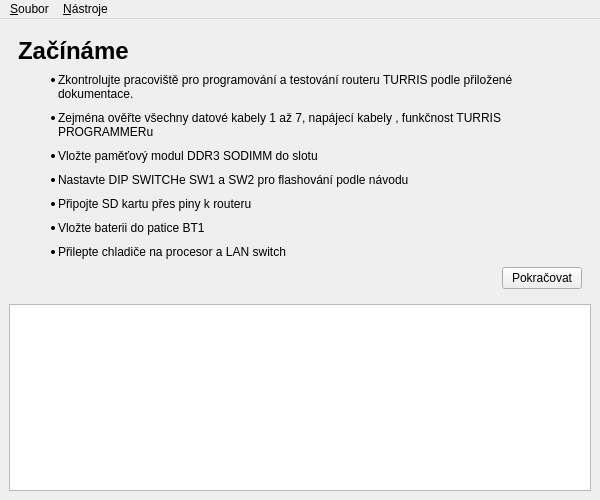
<?xml version="1.0" encoding="UTF-8"?>
<ui version="4.0">
 <class>Installer</class>
 <widget class="QMainWindow" name="Installer">
  <property name="geometry">
   <rect>
    <x>0</x>
    <y>0</y>
    <width>600</width>
    <height>500</height>
   </rect>
  </property>
  <property name="windowTitle">
   <string>Instalátor</string>
  </property>
  <widget class="QWidget" name="centralwidget">
   <layout class="QVBoxLayout" name="verticalLayout">
    <item>
     <widget class="QStackedWidget" name="stackedWidget">
      <property name="enabled">
       <bool>true</bool>
      </property>
      <widget class="QWidget" name="startPage">
       <layout class="QVBoxLayout" name="verticalLayout_2">
        <item>
         <widget class="QLabel" name="label_2">
          <property name="text">
           <string>&lt;html&gt;&lt;head/&gt;&lt;body&gt;&lt;p&gt;&lt;span style=&quot; font-size:xx-large; font-weight:600;&quot;&gt;Začínáme&lt;/span&gt;&lt;/p&gt;&lt;/body&gt;&lt;/html&gt;</string>
          </property>
         </widget>
        </item>
        <item>
         <widget class="QLabel" name="label_8">
          <property name="sizePolicy">
           <sizepolicy hsizetype="Preferred" vsizetype="Preferred">
            <horstretch>1</horstretch>
            <verstretch>1</verstretch>
           </sizepolicy>
          </property>
          <property name="text">
           <string>&lt;html&gt;&lt;head/&gt;&lt;body&gt;&lt;ul style=&quot;margin-top: 0px; margin-bottom: 0px; margin-left: 0px; margin-right: 0px; -qt-list-indent: 1;&quot;&gt;&lt;li style=&quot; margin-top:12px; margin-bottom:10px; margin-left:0px; margin-right:0px; -qt-block-indent:0; text-indent:0px;&quot;&gt;Zkontrolujte pracoviště pro programování a testování routeru TURRIS podle přiložené dokumentace. &lt;/li&gt;&lt;li style=&quot; margin-top:0px; margin-bottom:10px; margin-left:0px; margin-right:0px; -qt-block-indent:0; text-indent:0px;&quot;&gt;Zejména ověřte všechny datové kabely 1 až 7, napájecí kabely , funkčnost TURRIS PROGRAMMERu &lt;/li&gt;&lt;li style=&quot; margin-top:0px; margin-bottom:10px; margin-left:0px; margin-right:0px; -qt-block-indent:0; text-indent:0px;&quot;&gt;Vložte paměťový modul DDR3 SODIMM do slotu&lt;/li&gt;&lt;li style=&quot; margin-top:0px; margin-bottom:10px; margin-left:0px; margin-right:0px; -qt-block-indent:0; text-indent:0px;&quot;&gt;Nastavte DIP SWITCHe SW1 a SW2 pro flashování podle návodu&lt;/li&gt;&lt;li style=&quot; margin-top:0px; margin-bottom:10px; margin-left:0px; margin-right:0px; -qt-block-indent:0; text-indent:0px;&quot;&gt;Připojte SD kartu přes piny k routeru&lt;/li&gt;&lt;li style=&quot; margin-top:0px; margin-bottom:10px; margin-left:0px; margin-right:0px; -qt-block-indent:0; text-indent:0px;&quot;&gt;Vložte baterii do patice BT1&lt;/li&gt;&lt;li style=&quot; margin-top:0px; margin-bottom:12px; margin-left:0px; margin-right:0px; -qt-block-indent:0; text-indent:0px;&quot;&gt;Přilepte chladiče na procesor a LAN switch&lt;/li&gt;&lt;/ul&gt;&lt;/body&gt;&lt;/html&gt;</string>
          </property>
          <property name="wordWrap">
           <bool>true</bool>
          </property>
         </widget>
        </item>
        <item>
         <layout class="QHBoxLayout" name="horizontalLayout">
          <item>
           <spacer name="horizontalSpacer">
            <property name="orientation">
             <enum>Qt::Horizontal</enum>
            </property>
            <property name="sizeHint" stdset="0">
             <size>
              <width>40</width>
              <height>20</height>
             </size>
            </property>
           </spacer>
          </item>
          <item>
           <widget class="QPushButton" name="startToScan">
            <property name="text">
             <string>Pokračovat</string>
            </property>
           </widget>
          </item>
         </layout>
        </item>
       </layout>
      </widget>
      <widget class="QWidget" name="stepScan">
       <layout class="QVBoxLayout" name="verticalLayout_3">
        <item>
         <widget class="QLabel" name="label_3">
          <property name="text">
           <string>&lt;h1&gt;Scan&lt;/h1&gt;</string>
          </property>
         </widget>
        </item>
        <item>
         <widget class="QLabel" name="label_5">
          <property name="sizePolicy">
           <sizepolicy hsizetype="Preferred" vsizetype="Preferred">
            <horstretch>1</horstretch>
            <verstretch>1</verstretch>
           </sizepolicy>
          </property>
          <property name="text">
           <string>&lt;html&gt;&lt;head/&gt;&lt;body&gt;&lt;ul style=&quot;margin-top: 0px; margin-bottom: 0px; margin-left: 0px; margin-right: 0px; -qt-list-indent: 1;&quot;&gt;&lt;li style=&quot; margin-top:12px; margin-bottom:10px; margin-left:0px; margin-right:0px; -qt-block-indent:0; text-indent:0px;&quot;&gt;Nalepte na konektor CN3 malý štítek a odstřihněte z kotouče velké štítky, které přiložte k programované desce. &lt;/li&gt;&lt;li style=&quot; margin-top:0px; margin-bottom:12px; margin-left:0px; 
margin-right:0px; -qt-block-indent:0; text-indent:0px;&quot;&gt;Sejměte čárový kód nalepený na LAN konektoru desky routeru TURRIS. &lt;/li&gt;&lt;/ul&gt;&lt;/body&gt;&lt;/html&gt;</string>
          </property>
          <property name="textFormat">
           <enum>Qt::RichText</enum>
          </property>
          <property name="wordWrap">
           <bool>true</bool>
          </property>
         </widget>
        </item>
        <item>
         <layout class="QHBoxLayout" name="horizontalLayout_2">
          <item>
           <widget class="QLabel" name="label_4">
            <property name="text">
             <string>Čárový kód</string>
            </property>
           </widget>
          </item>
          <item>
           <widget class="QLineEdit" name="lineEdit"/>
          </item>
         </layout>
        </item>
        <item>
         <layout class="QHBoxLayout" name="horizontalLayout_3">
          <item>
           <spacer name="horizontalSpacer_2">
            <property name="orientation">
             <enum>Qt::Horizontal</enum>
            </property>
            <property name="sizeHint" stdset="0">
             <size>
              <width>40</width>
              <height>20</height>
             </size>
            </property>
           </spacer>
          </item>
          <item>
           <widget class="QPushButton" name="scanToProgramming">
            <property name="text">
             <string>Spustit programování</string>
            </property>
           </widget>
          </item>
         </layout>
        </item>
       </layout>
      </widget>
      <widget class="QWidget" name="stepPower">
       <layout class="QVBoxLayout" name="verticalLayout_21">
        <item>
         <widget class="QLabel" name="label_19">
          <property name="text">
           <string>&lt;h1&gt;Programování zdrojů&lt;/h1&gt;</string>
          </property>
         </widget>
        </item>
        <item>
         <widget class="QLabel" name="label_21">
          <property name="sizePolicy">
           <sizepolicy hsizetype="Preferred" vsizetype="Preferred">
            <horstretch>1</horstretch>
            <verstretch>1</verstretch>
           </sizepolicy>
          </property>
          <property name="text">
           <string>V tomto kroku probíhá oživování zdroje přes kabel 3 a program OpenOCD.</string>
          </property>
         </widget>
        </item>
        <item>
         <widget class="QProgressBar" name="progressBar_3">
          <property name="maximum">
           <number>0</number>
          </property>
          <property name="value">
           <number>0</number>
          </property>
         </widget>
        </item>
       </layout>
      </widget>
      <widget class="QWidget" name="stepI2C">
       <layout class="QVBoxLayout" name="verticalLayout_8">
        <item>
         <widget class="QLabel" name="label_15">
          <property name="text">
           <string>&lt;h1&gt;I2C Programování&lt;/h1&gt;</string>
          </property>
         </widget>
        </item>
        <item>
         <widget class="QLabel" name="label_16">
          <property name="sizePolicy">
           <sizepolicy hsizetype="Preferred" vsizetype="Preferred">
            <horstretch>1</horstretch>
            <verstretch>1</verstretch>
           </sizepolicy>
          </property>
          <property name="text">
           <string>V tomto kroku se programují přes kabel 1 a I2C sběrnici následující zařízení: Cryptochip, RTC, Teploměr.</string>
          </property>
          <property name="wordWrap">
           <bool>true</bool>
          </property>
         </widget>
        </item>
        <item>
         <widget class="QProgressBar" name="progressBar">
          <property name="minimum">
           <number>0</number>
          </property>
          <property name="maximum">
           <number>0</number>
          </property>
          <property name="value">
           <number>0</number>
          </property>
         </widget>
        </item>
       </layout>
      </widget>
      <widget class="QWidget" name="stepCPLD">
       <layout class="QVBoxLayout" name="verticalLayout_4">
        <item>
         <widget class="QLabel" name="label_6">
          <property name="sizePolicy">
           <sizepolicy hsizetype="Preferred" vsizetype="Preferred">
            <horstretch>0</horstretch>
            <verstretch>0</verstretch>
           </sizepolicy>
          </property>
          <property name="text">
           <string>&lt;h1&gt;CPLD Programování&lt;/h1&gt;</string>
          </property>
         </widget>
        </item>
        <item>
         <widget class="QLabel" name="label_7">
          <property name="sizePolicy">
           <sizepolicy hsizetype="Preferred" vsizetype="Preferred">
            <horstretch>1</horstretch>
            <verstretch>1</verstretch>
           </sizepolicy>
          </property>
          <property name="text">
           <string>V tomto kroku probíhá programování CPLD obvodu pomocí kabelu 2.</string>
          </property>
          <property name="wordWrap">
           <bool>true</bool>
          </property>
         </widget>
        </item>
        <item>
         <widget class="QProgressBar" name="progressBar_2">
          <property name="minimum">
           <number>0</number>
          </property>
          <property name="maximum">
           <number>0</number>
          </property>
          <property name="value">
           <number>-1</number>
          </property>
         </widget>
        </item>
       </layout>
      </widget>
      <widget class="QWidget" name="stepFlashing">
       <layout class="QVBoxLayout" name="verticalLayout_6">
        <item>
         <widget class="QLabel" name="label_9">
          <property name="text">
           <string>&lt;h1&gt;FLASH Programování&lt;/h1&gt;</string>
          </property>
         </widget>
        </item>
        <item>
         <widget class="QLabel" name="label_10">
          <property name="sizePolicy">
           <sizepolicy hsizetype="Preferred" vsizetype="Preferred">
            <horstretch>1</horstretch>
            <verstretch>1</verstretch>
           </sizepolicy>
          </property>
          <property name="text">
           <string>&lt;html&gt;&lt;head/&gt;&lt;body&gt;&lt;p&gt;V tomto kroku probíhá programování NOR Flash paměti procesoru pomocí SD karty.&lt;br/&gt;&lt;/p&gt;
&lt;ul style=&quot;margin-top: 0px; margin-bottom: 0px; margin-left: 0px; margin-right: 0px; -qt-list-indent: 1;&quot;&gt;
&lt;li style=&quot; margin-top:0px; margin-bottom:10px; margin-left:0px; margin-right:0px; -qt-block-indent:0; text-indent:0px;&quot;&gt;Chvíli počkejte, pokud se delší dobu nic neděje (posuvník se nezačne posouvat) zkuste:&lt;/li&gt;
&lt;ul type=&quot;circle&quot; style=&quot;margin-top: 0px; margin-bottom: 0px; margin-left: 0px; margin-right: 0px; -qt-list-indent: 2;&quot;&gt;
&lt;li style=&quot; margin-top:0px; margin-bottom:0px; margin-left:0px; margin-right:0px; -qt-block-indent:0; text-indent:0px;&quot;&gt;Odpojit kabely 1, 2 a 3&lt;/li&gt;
&lt;li style=&quot; margin-top:0px; margin-bottom:0px; margin-left:0px; margin-right:0px; -qt-block-indent:0; text-indent:0px;&quot;&gt;Zkontrolovat připojení SD karty&lt;/li&gt;
&lt;li style=&quot; margin-top:0px; margin-bottom:0px; margin-left:0px; margin-right:0px; -qt-block-indent:0; text-indent:0px;&quot;&gt;Zkontrolovat, jestli je DIP SWITCh nastaven pro bootovaní z SD karty&lt;/li&gt;
&lt;li style=&quot; margin-top:0px; margin-bottom:0px; margin-left:0px; margin-right:0px; -qt-block-indent:0; text-indent:0px;&quot;&gt;Krátce stisknout tlačítko reset.&lt;/li&gt;
&lt;/ul&gt;
&lt;br /&gt;
&lt;li style=&quot; margin-top:0px; margin-bottom:10px; margin-left:0px; margin-right:0px; -qt-block-indent:0; text-indent:0px;&quot;&gt;Nyní se flashuje NOR pamět, počkejte cca 3 minuty.&lt;/li&gt;
&lt;/ul&gt;&lt;/body&gt;&lt;/html&gt;</string>
          </property>
          <property name="wordWrap">
           <bool>true</bool>
          </property>
         </widget>
        </item>
        <item>
         <widget class="QProgressBar" name="flashProgressBar">
          <property name="minimum">
           <number>0</number>
          </property>
          <property name="maximum">
           <number>0</number>
          </property>
          <property name="value">
           <number>0</number>
          </property>
         </widget>
        </item>
        <item>
         <layout class="QHBoxLayout" name="horizontalLayout_9">
          <item>
           <spacer name="horizontalSpacer_8">
            <property name="orientation">
             <enum>Qt::Horizontal</enum>
            </property>
            <property name="sizeHint" stdset="0">
             <size>
              <width>40</width>
              <height>20</height>
             </size>
            </property>
           </spacer>
          </item>
          <item>
           <widget class="QPushButton" name="flashingTimeoutButton">
            <property name="text">
             <string>Čekám už déle než 3 minuty</string>
            </property>
           </widget>
          </item>
         </layout>
        </item>
       </layout>
      </widget>
      <widget class="QWidget" name="stepFactoryReset">
       <layout class="QVBoxLayout" name="verticalLayout_7">
        <item>
         <widget class="QLabel" name="label_11">
          <property name="text">
           <string>&lt;html&gt;&lt;head/&gt;&lt;body&gt;&lt;p&gt;&lt;span style=&quot; font-size:xx-large; font-weight:600;&quot;&gt;Reset programovaného zařízení&lt;/span&gt;&lt;/p&gt;&lt;/body&gt;&lt;/html&gt;</string>
          </property>
         </widget>
        </item>
        <item>
         <widget class="QLabel" name="label_12">
          <property name="sizePolicy">
           <sizepolicy hsizetype="Preferred" vsizetype="Preferred">
            <horstretch>1</horstretch>
            <verstretch>1</verstretch>
           </sizepolicy>
          </property>
          <property name="text">
           <string>&lt;html&gt;&lt;head/&gt;&lt;body&gt;&lt;p&gt;Naflashování NOR paměti proběhlo úspěšně. Nyní je nutné nastavit DIP SWITCH pro bootování z NOR paměti a provést factory reset, čímž se přeflashuje NAND pamět.&lt;br/&gt;&lt;/p&gt;&lt;ul style=&quot;margin-top: 0px; margin-bottom: 0px; margin-left: 0px; margin-right: 0px; -qt-list-indent: 1;&quot;&gt;&lt;li style=&quot; margin-top:0px; margin-bottom:10px; margin-left:0px; margin-right:0px; -qt-block-indent:0; text-indent:0px;&quot;&gt;Nastavte DIP SWITCHe SW1 a SW2 pro bootování z NOR paměti&lt;/li&gt;&lt;li style=&quot; margin-top:0px; margin-bottom:10px; margin-left:0px; margin-right:0px; -qt-block-indent:0; text-indent:0px;&quot;&gt;Podržte červené tlačítko reset aspoň 7 vteřin (LED dioda bude blikat a po uplynutí 7 vteřin začne svítit)&lt;/li&gt;&lt;li style=&quot; margin-top:0px; margin-bottom:10px; margin-left:0px; margin-right:0px; -qt-block-indent:0; text-indent:0px;&quot;&gt;Nyní probíhá factory reset, počkejte cca 3 minuty&lt;/li&gt;&lt;/ul&gt;&lt;/body&gt;&lt;/html&gt;</string>
          </property>
          <property name="textFormat">
           <enum>Qt::RichText</enum>
          </property>
          <property name="wordWrap">
           <bool>true</bool>
          </property>
         </widget>
        </item>
        <item>
         <layout class="QHBoxLayout" name="horizontalLayout_10">
          <item>
           <widget class="QProgressBar" name="resetProgressBar">
            <property name="maximum">
             <number>0</number>
            </property>
            <property name="value">
             <number>-1</number>
            </property>
           </widget>
          </item>
         </layout>
        </item>
        <item>
         <layout class="QHBoxLayout" name="horizontalLayout_7">
          <item>
           <spacer name="horizontalSpacer_4">
            <property name="orientation">
             <enum>Qt::Horizontal</enum>
            </property>
            <property name="sizeHint" stdset="0">
             <size>
              <width>40</width>
              <height>20</height>
             </size>
            </property>
           </spacer>
          </item>
          <item>
           <widget class="QPushButton" name="factoryResetTimeoutButton">
            <property name="text">
             <string>Už čekám déle než 3 minuty</string>
            </property>
           </widget>
          </item>
         </layout>
        </item>
       </layout>
      </widget>
      <widget class="QWidget" name="beforeTests">
       <layout class="QVBoxLayout" name="verticalLayout_15">
        <item>
         <widget class="QLabel" name="label_26">
          <property name="text">
           <string>&lt;h1&gt;Naprogramováno&lt;/h1&gt;</string>
          </property>
         </widget>
        </item>
        <item>
         <widget class="QLabel" name="label_27">
          <property name="sizePolicy">
           <sizepolicy hsizetype="Preferred" vsizetype="Preferred">
            <horstretch>1</horstretch>
            <verstretch>1</verstretch>
           </sizepolicy>
          </property>
          <property name="text">
           <string>Operace programování desky routeru TURRIS skončila úspěšně. V následujících krocích bude router otestován.</string>
          </property>
          <property name="textFormat">
           <enum>Qt::PlainText</enum>
          </property>
          <property name="wordWrap">
           <bool>true</bool>
          </property>
         </widget>
        </item>
        <item>
         <layout class="QHBoxLayout" name="horizontalLayout_11">
          <item>
           <spacer name="horizontalSpacer_10">
            <property name="orientation">
             <enum>Qt::Horizontal</enum>
            </property>
            <property name="sizeHint" stdset="0">
             <size>
              <width>40</width>
              <height>20</height>
             </size>
            </property>
           </spacer>
          </item>
          <item>
           <widget class="QPushButton" name="prepareToFirstTest">
            <property name="text">
             <string>Přejít na testy</string>
            </property>
           </widget>
          </item>
         </layout>
        </item>
       </layout>
      </widget>
      <widget class="QWidget" name="checkCableErrorPage">
       <layout class="QVBoxLayout" name="verticalLayout_9">
        <item>
         <widget class="QLabel" name="label_17">
          <property name="text">
           <string>&lt;h1&gt;Chyba&lt;/h1&gt;</string>
          </property>
         </widget>
        </item>
        <item>
         <widget class="QLabel" name="tmpErrMsg">
          <property name="sizePolicy">
           <sizepolicy hsizetype="Preferred" vsizetype="Preferred">
            <horstretch>1</horstretch>
            <verstretch>1</verstretch>
           </sizepolicy>
          </property>
          <property name="text">
           <string/>
          </property>
          <property name="wordWrap">
           <bool>true</bool>
          </property>
         </widget>
        </item>
        <item>
         <layout class="QHBoxLayout" name="horizontalLayout_4">
          <item>
           <spacer name="horizontalSpacer_5">
            <property name="orientation">
             <enum>Qt::Horizontal</enum>
            </property>
            <property name="sizeHint" stdset="0">
             <size>
              <width>40</width>
              <height>20</height>
             </size>
            </property>
           </spacer>
          </item>
          <item>
           <widget class="QPushButton" name="chckToStepX">
            <property name="text">
             <string>Zkusit znovu</string>
            </property>
           </widget>
          </item>
         </layout>
        </item>
       </layout>
      </widget>
      <widget class="QWidget" name="finalErrorPage">
       <layout class="QVBoxLayout" name="verticalLayout_5">
        <item>
         <widget class="QLabel" name="label_13">
          <property name="text">
           <string>&lt;h1&gt;Chyba&lt;/h1&gt;</string>
          </property>
         </widget>
        </item>
        <item>
         <widget class="QLabel" name="label_14">
          <property name="sizePolicy">
           <sizepolicy hsizetype="Preferred" vsizetype="Preferred">
            <horstretch>1</horstretch>
            <verstretch>1</verstretch>
           </sizepolicy>
          </property>
          <property name="text">
           <string>Během programování se vyskytla chyba. Odložte desku routeru TURRIS pro další analýzu.</string>
          </property>
          <property name="wordWrap">
           <bool>true</bool>
          </property>
         </widget>
        </item>
        <item>
         <layout class="QHBoxLayout" name="horizontalLayout_6">
          <item>
           <spacer name="horizontalSpacer_3">
            <property name="orientation">
             <enum>Qt::Horizontal</enum>
            </property>
            <property name="sizeHint" stdset="0">
             <size>
              <width>40</width>
              <height>20</height>
             </size>
            </property>
           </spacer>
          </item>
          <item>
           <widget class="QPushButton" name="errToScan">
            <property name="text">
             <string>Další router</string>
            </property>
           </widget>
          </item>
         </layout>
        </item>
       </layout>
      </widget>
      <widget class="QWidget" name="testingInfo">
       <layout class="QVBoxLayout" name="verticalLayout_10">
        <item>
         <widget class="QLabel" name="label_18">
          <property name="text">
           <string>&lt;h1&gt;Testování&lt;/h1&gt;</string>
          </property>
         </widget>
        </item>
        <item>
         <widget class="QLabel" name="testResultLabel">
          <property name="sizePolicy">
           <sizepolicy hsizetype="Preferred" vsizetype="Preferred">
            <horstretch>1</horstretch>
            <verstretch>1</verstretch>
           </sizepolicy>
          </property>
          <property name="text">
           <string/>
          </property>
          <property name="textFormat">
           <enum>Qt::RichText</enum>
          </property>
          <property name="wordWrap">
           <bool>true</bool>
          </property>
         </widget>
        </item>
        <item>
         <widget class="QLabel" name="nextTestDesc">
          <property name="font">
           <font>
            <weight>75</weight>
            <bold>true</bold>
           </font>
          </property>
          <property name="text">
           <string/>
          </property>
          <property name="textFormat">
           <enum>Qt::PlainText</enum>
          </property>
          <property name="alignment">
           <set>Qt::AlignRight|Qt::AlignTrailing|Qt::AlignVCenter</set>
          </property>
         </widget>
        </item>
        <item>
         <layout class="QHBoxLayout" name="horizontalLayout_5">
          <item>
           <spacer name="horizontalSpacer_6">
            <property name="orientation">
             <enum>Qt::Horizontal</enum>
            </property>
            <property name="sizeHint" stdset="0">
             <size>
              <width>40</width>
              <height>20</height>
             </size>
            </property>
           </spacer>
          </item>
          <item>
           <widget class="QPushButton" name="prepTestToRunTest">
            <property name="text">
             <string>Spustit test</string>
            </property>
            <property name="default">
             <bool>true</bool>
            </property>
           </widget>
          </item>
         </layout>
        </item>
       </layout>
      </widget>
      <widget class="QWidget" name="testingProgress">
       <layout class="QVBoxLayout" name="verticalLayout_11">
        <item>
         <widget class="QLabel" name="label_20">
          <property name="text">
           <string>&lt;h1&gt;Testování&lt;/h1&gt;</string>
          </property>
         </widget>
        </item>
        <item>
         <widget class="QLabel" name="runningTestDesc">
          <property name="sizePolicy">
           <sizepolicy hsizetype="Preferred" vsizetype="Preferred">
            <horstretch>1</horstretch>
            <verstretch>1</verstretch>
           </sizepolicy>
          </property>
          <property name="text">
           <string/>
          </property>
          <property name="textFormat">
           <enum>Qt::PlainText</enum>
          </property>
          <property name="wordWrap">
           <bool>true</bool>
          </property>
         </widget>
        </item>
        <item>
         <widget class="QProgressBar" name="progressBar_4">
          <property name="minimum">
           <number>0</number>
          </property>
          <property name="maximum">
           <number>0</number>
          </property>
          <property name="value">
           <number>-1</number>
          </property>
         </widget>
        </item>
       </layout>
      </widget>
      <widget class="QWidget" name="theEnd">
       <layout class="QVBoxLayout" name="verticalLayout_12">
        <item>
         <widget class="QLabel" name="label_22">
          <property name="text">
           <string>&lt;h1&gt;Konec&lt;/h1&gt;</string>
          </property>
         </widget>
        </item>
        <item>
         <widget class="QLabel" name="finalSummary">
          <property name="sizePolicy">
           <sizepolicy hsizetype="Preferred" vsizetype="Preferred">
            <horstretch>1</horstretch>
            <verstretch>1</verstretch>
           </sizepolicy>
          </property>
          <property name="text">
           <string>&lt;html&gt;&lt;head/&gt;&lt;body&gt;&lt;p&gt;&lt;br/&gt;&lt;/p&gt;&lt;/body&gt;&lt;/html&gt;</string>
          </property>
          <property name="textFormat">
           <enum>Qt::RichText</enum>
          </property>
          <property name="wordWrap">
           <bool>true</bool>
          </property>
         </widget>
        </item>
        <item>
         <layout class="QHBoxLayout" name="horizontalLayout_8">
          <item>
           <spacer name="horizontalSpacer_7">
            <property name="orientation">
             <enum>Qt::Horizontal</enum>
            </property>
            <property name="sizeHint" stdset="0">
             <size>
              <width>40</width>
              <height>20</height>
             </size>
            </property>
           </spacer>
          </item>
          <item>
           <widget class="QPushButton" name="endToScan">
            <property name="text">
             <string>Další router</string>
            </property>
            <property name="default">
             <bool>true</bool>
            </property>
           </widget>
          </item>
         </layout>
        </item>
       </layout>
      </widget>
      <widget class="QWidget" name="accessories">
       <layout class="QVBoxLayout" name="verticalLayout_16">
        <item>
         <widget class="QLabel" name="label_28">
          <property name="text">
           <string>&lt;h1&gt;Další funkce&lt;/h1&gt;</string>
          </property>
         </widget>
        </item>
        <item>
         <spacer name="verticalSpacer_2">
          <property name="orientation">
           <enum>Qt::Vertical</enum>
          </property>
          <property name="sizeHint" stdset="0">
           <size>
            <width>20</width>
            <height>40</height>
           </size>
          </property>
         </spacer>
        </item>
        <item>
         <widget class="QCommandLinkButton" name="toAccessoriesTests">
          <property name="text">
           <string>Znovu vykonat testy na již naflashovaném routeru</string>
          </property>
         </widget>
        </item>
        <item>
         <widget class="QCommandLinkButton" name="toAccessoriesCPLDErase">
          <property name="text">
           <string>Vymazat CPLD</string>
          </property>
         </widget>
        </item>
        <item>
         <spacer name="verticalSpacer">
          <property name="orientation">
           <enum>Qt::Vertical</enum>
          </property>
          <property name="sizeHint" stdset="0">
           <size>
            <width>20</width>
            <height>40</height>
           </size>
          </property>
         </spacer>
        </item>
       </layout>
      </widget>
      <widget class="QWidget" name="onlyTests">
       <layout class="QVBoxLayout" name="verticalLayout_17">
        <item>
         <widget class="QLabel" name="label_29">
          <property name="text">
           <string>&lt;h1&gt;Testování&lt;/h1&gt;</string>
          </property>
         </widget>
        </item>
        <item>
         <widget class="QLabel" name="label_30">
          <property name="sizePolicy">
           <sizepolicy hsizetype="Preferred" vsizetype="Preferred">
            <horstretch>1</horstretch>
            <verstretch>1</verstretch>
           </sizepolicy>
          </property>
          <property name="text">
           <string>Sejměte čárový kód nalepený na LAN konektoru desky routeru TURRIS nebo na spodní straně krabice (tyto kódy jsou stejné).</string>
          </property>
          <property name="wordWrap">
           <bool>true</bool>
          </property>
         </widget>
        </item>
        <item>
         <layout class="QHBoxLayout" name="horizontalLayout_12">
          <item>
           <widget class="QLabel" name="label_31">
            <property name="text">
             <string>Čárový kód</string>
            </property>
           </widget>
          </item>
          <item>
           <widget class="QLineEdit" name="barcodeOnlyTests"/>
          </item>
         </layout>
        </item>
        <item>
         <layout class="QHBoxLayout" name="horizontalLayout_13">
          <item>
           <spacer name="horizontalSpacer_11">
            <property name="orientation">
             <enum>Qt::Horizontal</enum>
            </property>
            <property name="sizeHint" stdset="0">
             <size>
              <width>40</width>
              <height>20</height>
             </size>
            </property>
           </spacer>
          </item>
          <item>
           <widget class="QPushButton" name="toOnlyTests">
            <property name="text">
             <string>Otestovat tento router</string>
            </property>
           </widget>
          </item>
         </layout>
        </item>
       </layout>
      </widget>
      <widget class="QWidget" name="cpldErase">
       <layout class="QVBoxLayout" name="verticalLayout_18">
        <item>
         <widget class="QLabel" name="label">
          <property name="text">
           <string>&lt;h1&gt;Smazání CPLD obvodu&lt;/h1&gt;</string>
          </property>
         </widget>
        </item>
        <item>
         <widget class="QStackedWidget" name="cpldDeleteStack">
          <widget class="QWidget" name="page">
           <layout class="QVBoxLayout" name="verticalLayout_19">
            <item>
             <widget class="QLabel" name="label_33">
              <property name="sizePolicy">
               <sizepolicy hsizetype="Preferred" vsizetype="Preferred">
                <horstretch>1</horstretch>
                <verstretch>1</verstretch>
               </sizepolicy>
              </property>
              <property name="text">
               <string>Před provedením této operace zkontrolujte připojení kabelu 2 a napájecího adaptéru 7,5V.</string>
              </property>
              <property name="wordWrap">
               <bool>true</bool>
              </property>
             </widget>
            </item>
            <item>
             <layout class="QHBoxLayout" name="horizontalLayout_16">
              <item>
               <spacer name="horizontalSpacer_12">
                <property name="orientation">
                 <enum>Qt::Horizontal</enum>
                </property>
                <property name="sizeHint" stdset="0">
                 <size>
                  <width>348</width>
                  <height>20</height>
                 </size>
                </property>
               </spacer>
              </item>
              <item>
               <widget class="QPushButton" name="startEraseCpld">
                <property name="text">
                 <string>Smazat CPLD</string>
                </property>
               </widget>
              </item>
             </layout>
            </item>
           </layout>
          </widget>
          <widget class="QWidget" name="page_2">
           <layout class="QVBoxLayout" name="verticalLayout_20">
            <item>
             <widget class="QLabel" name="label_32">
              <property name="text">
               <string>Probíhá mazání obvodu CPLD.</string>
              </property>
             </widget>
            </item>
            <item>
             <widget class="QProgressBar" name="progressBar_5">
              <property name="maximum">
               <number>0</number>
              </property>
              <property name="value">
               <number>0</number>
              </property>
             </widget>
            </item>
           </layout>
          </widget>
         </widget>
        </item>
       </layout>
      </widget>
     </widget>
    </item>
    <item>
     <widget class="QTextBrowser" name="testLogText"/>
    </item>
   </layout>
  </widget>
  <widget class="QMenuBar" name="menubar">
   <property name="geometry">
    <rect>
     <x>0</x>
     <y>0</y>
     <width>600</width>
     <height>19</height>
    </rect>
   </property>
   <widget class="QMenu" name="menuAkce">
    <property name="title">
     <string>&amp;Soubor</string>
    </property>
    <addaction name="actionKonec"/>
   </widget>
   <widget class="QMenu" name="menuN_stroje">
    <property name="title">
     <string>&amp;Nástroje</string>
    </property>
    <addaction name="actionUvodniObrazovka"/>
    <addaction name="separator"/>
    <addaction name="actionDalsifunkce"/>
    <addaction name="actionTestovani"/>
    <addaction name="actionSmazaniCPLD"/>
   </widget>
   <addaction name="menuAkce"/>
   <addaction name="menuN_stroje"/>
  </widget>
  <action name="actionKonec">
   <property name="icon">
    <iconset theme="application-exit">
     <normaloff/>
    </iconset>
   </property>
   <property name="text">
    <string>Konec</string>
   </property>
   <property name="shortcut">
    <string>Ctrl+Q</string>
   </property>
  </action>
  <action name="actionDalsifunkce">
   <property name="text">
    <string>Další funkce</string>
   </property>
  </action>
  <action name="actionTestovani">
   <property name="text">
    <string>Testování</string>
   </property>
  </action>
  <action name="actionSmazaniCPLD">
   <property name="text">
    <string>Smazání CPLD obvodu</string>
   </property>
  </action>
  <action name="actionUvodniObrazovka">
   <property name="text">
    <string>Programování routeru</string>
   </property>
  </action>
 </widget>
 <resources/>
 <connections/>
</ui>
